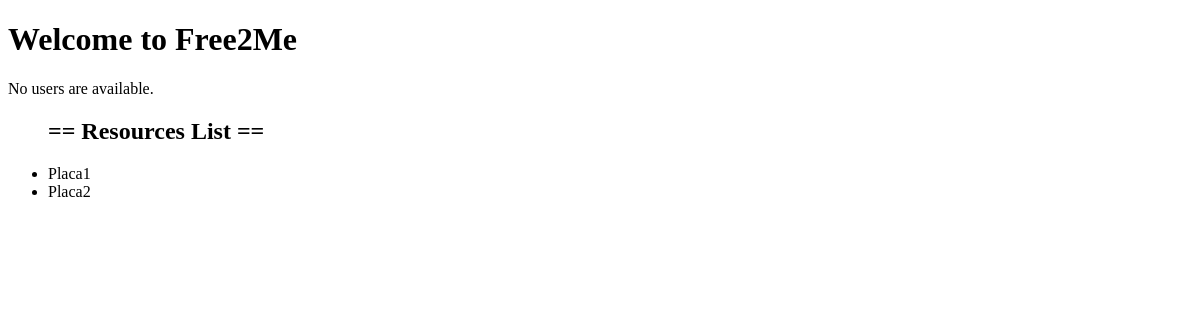
/, run on an earlier commit of the app's database.
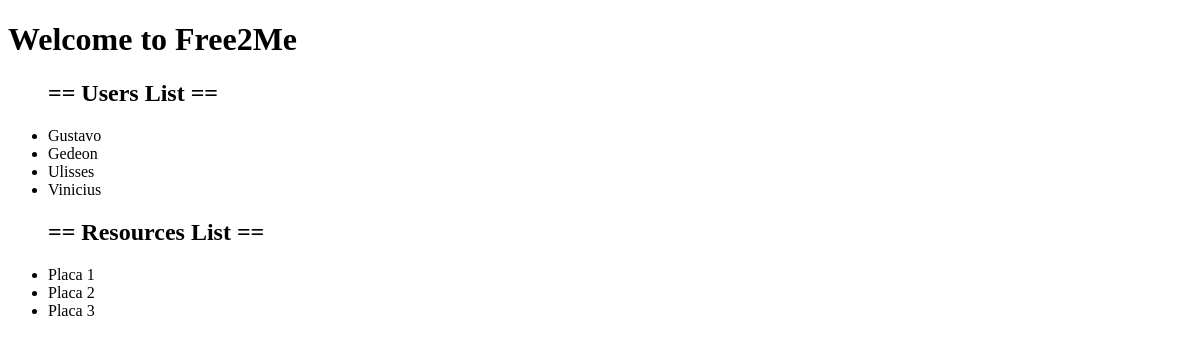
And on a later commit of the database.
### server/free2me/models.py (models this page shows, shortened)
class Resource(models.Model):
    name = models.CharField(max_length=200)

class User(models.Model):
    name = models.CharField(max_length=200)

### server/free2me/views.py (the view)
def index(request):
    users = User.objects.all()
    resources = Resource.objects.all()
    return render_to_response(  './index.html', {'users':users,'resources':resources})

### server/free2me/templates/index.html (shortened to what this page needs)
 <!DOCTYPE html PUBLIC "-//W3C//DTD HTML 4.01//EN" "http://www.w3.org/TR/html4/strict.dtd">
  <HEAD>
  </HEAD>
    <BODY>
    <P aling="center"><H1>Welcome to Free2Me</H1></P>
    {% if users %}
    <ul>
      <h2>== Users List == </h2>
      {% for user in users %}
        <li>{{ user.name }}</li>
      {% endfor %}
    </ul>
    {% else %}
      <p>No users are available.</p>
    {% endif %}
    {% if resources %}
    <ul>
      <h2>== Resources List ==</h2>
      {% for resource in resources %}
        <li>{{ resource.name }}</li>
      {% endfor %}
    </ul>
    {% else %}
      <p>No resources are available.</p>
    {% endif %}
    </BODY>

What changed in the data, as far as the page shows it:
added User: name "Gustavo"
added User: name "Gedeon"
added User: name "Ulisses"
added User: name "Vinicius"
changed Resource: name "Placa1" → "Placa 1"
changed Resource: name "Placa2" → "Placa 2"
added Resource: name "Placa 3"
Also different on the page:
text no longer shown: "No users are available."
text now shown: "== Users List =="
